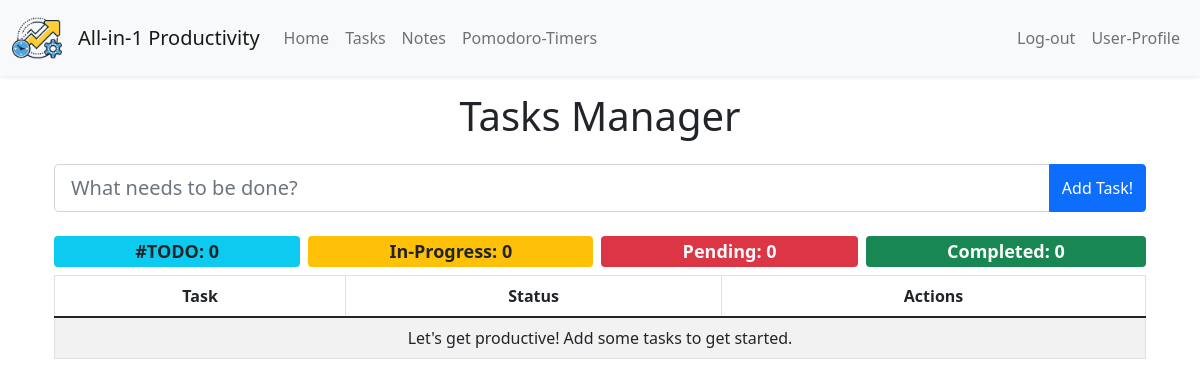
Page /tasks (signed in) on the earlier database version.
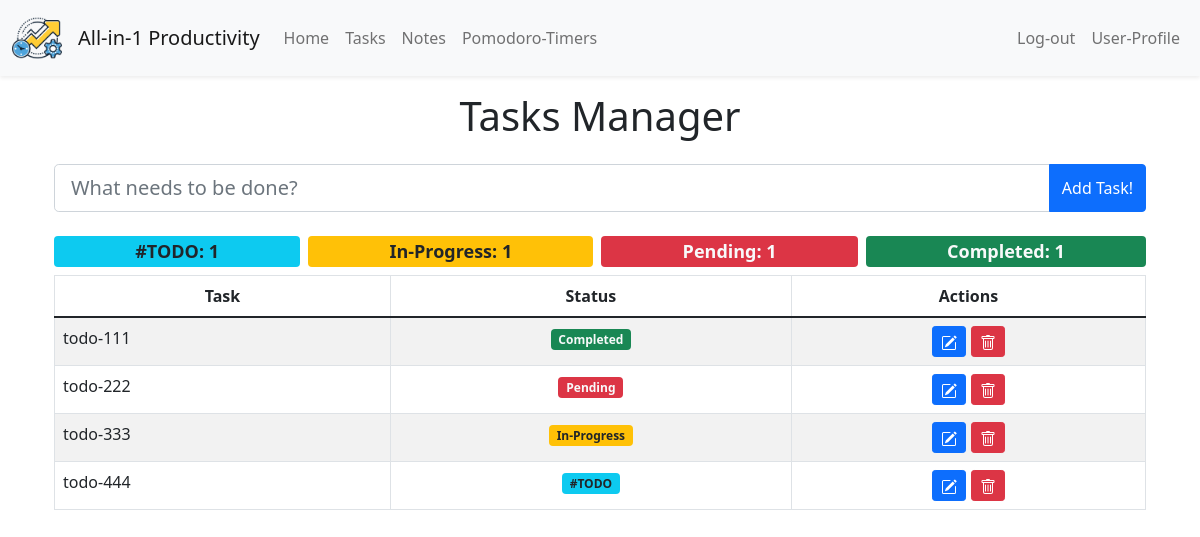
Same page on the later database version.
### tables this page shows
CREATE TABLE "tasks" (id INTEGER PRIMARY KEY AUTOINCREMENT NOT NULL, task TEXT NOT NULL, status TEXT NOT NULL DEFAULT 'not started', user_id INTEGER, FOREIGN KEY (user_id) REFERENCES users(id));

### app.py (the view)
@app.route('/tasks', methods=["GET"])
def tasks():
    tasks = db.execute("SELECT * FROM tasks WHERE user_id = ?", session["user_id"])
    return render_template("tasks.html", tasks=tasks, tasks_status_counter=count_tasks_group_by_status(tasks))

### app.py (called while the page is built)
@app.after_request
def after_request(response):
    response.headers["Cache-Control"] = "no-cache, no-store, must-revalidate"
    response.headers["Expires"] = 0
    response.headers["Pragma"] = "no-cache"
    return response

def count_tasks_group_by_status(tasks):
    tasks_status_count = {
        "not started": 0,
        "in progress": 0,
        "pending": 0,
        "completed": 0
    }
    for i in tasks:
        if i["status"] == "not started":
            tasks_status_count["not started"] += 1
        elif i["status"] == "in progress":
            tasks_status_count["in progress"] += 1
        elif i["status"] == "pending":
            tasks_status_count["pending"] += 1
        elif i["status"] == "completed":
            tasks_status_count["completed"] += 1
    return tasks_status_count

### templates/tasks.html (shortened to what this page needs)
{% extends "layout.html" %}
{% block main %}
<section class="to-do-container container d-flex flex-column">
  <h1 class="text-center mb-4">Tasks Manager</h1>
    <form action="/add_task" method="POST" class="mb-4">
      <div class="input-group">
        <input type="text" class="form-control form-control-lg" placeholder="What needs to be done?" name="task" autofocus required>
        <button type="submit" class="btn btn-primary">Add Task!</button>
      </div>
    </form>
    <h4>
      <div class="d-flex gap-2 justify-content-between">
        {% for status, count in tasks_status_counter.items() %}
          {% if status == "completed" %}
            <span class="badge flex-grow-1 bg-success text-light float-right">Completed: {{ count }}</span>
          {% elif status == "pending" %}
            <span class="badge flex-grow-1 bg-danger text-light float-right">Pending: {{ count }}</span>
          {% elif status == "in progress" %}
            <span class="badge flex-grow-1 bg-warning text-dark float-right ">In-Progress: {{ count }}</span>
          {% elif status == "not started" %}
            <span class="badge flex-grow-1 bg-info text-dark float-right">#TODO: {{ count }}</span>
          {% endif %}
        {% endfor %}
      </div>
    </h4>
    <table class="table table-striped table-bordered">
    <thead>
      <tr>
        <th class="text-center">Task</th>
        <th class="text-center">Status</th>
        <th class="text-center">Actions</th>
      </tr>
    </thead>
    <tbody>
      {% if not tasks %}
        <tr>
          <td class="text-center" colspan="3">
            Let's get productive! Add some tasks to get started.
          </td>
        </tr>
      {% else %}
        {% for row in tasks %}
          <tr>
            <td class="text-start">{{ row.task }}</td>
            <td class="text-center">
              {% if row.status == "completed" %}
                <span class="badge bg-success text-light">Completed</span>
              {% elif row.status == "pending" %}
                <span class="badge bg-danger text-light">Pending</span>
              {% elif row.status == "in progress" %}
                <span class="badge bg-warning text-dark">In-Progress</span>
              {% elif row.status == "not started" %}
                <span class="badge bg-info text-dark">#TODO</span>
              {% else %}
                {{ row.status }}
              {% endif %}
            </td>
          <td class="text-center">
            <form action="/edit_task/{{ row.id }}" method="GET" style="display: inline-block;">
              <button type="submit" class="btn btn-sm btn-primary">
              </button>
            </form>
            <form action="/del_task" method="POST" style="display: inline-block;">
              <button type="submit" class="btn btn-sm btn-danger" onclick="return confirm('Are you sure you want to delete this task?')">
              </button>
            </form>
          </td>
          </tr>
        {% endfor %}
      {% endif %}
    </tbody>
  </table>
</section>
{% endblock %}

### templates/layout.html (shortened to what this page needs)
<!DOCTYPE html>
<html>
<head>
  <link href="https://cdn.jsdelivr.net/npm/bootstrap@5.1.3/dist/css/bootstrap.min.css" rel="stylesheet">
</head>
<body>
  <nav class="navbar navbar-expand-md navbar-light bg-light shadow-sm">
    <div class="container-fluid">
        <img class="navbar-brand" src="/static/ico.png" alt="All-in-1 Productivity Icon" width="50">
      <a class="navbar-brand" href="/"> All-in-1 Productivity</a>
      <div class="collapse navbar-collapse" id="navbarSupportedContent">
        <ul class="navbar-nav me-auto mb-2 mb-lg-0">
          <li class="nav-item">
            <a class="nav-link" aria-current="page" href="/">Home</a>
          </li>
          {% if session["user_id"] %}
            <li class="nav-item">
              <a class="nav-link" href="/tasks">Tasks</a>
            </li>
            <li class="nav-item">
              <a class="nav-link" href="/notes">Notes</a>
            </li>
            <li class="nav-item">
              <a class="nav-link" href="/pomodoro">Pomodoro-Timers</a>
            </li>
          {% endif %}
        </ul>
        <ul class="navbar-nav ms-auto mb-2 mb-lg-0">
          {% if session["user_id"] %}
            <li class="nav-item">
              <a class="nav-link" href="/logout">Log-out</a>
            </li>
            <li class="nav-item">
              <a class="nav-link" href="/profile">User-Profile</a>
            </li>
          {% endif %}
        </ul>
      </div>
    </div>
  </nav>
  <main class="container mt-3"> {% block main %}
    {% endblock %}
  </main>
</body>
</html>

Differences in the rows shown:
added tasks: task "todo-111", status "Completed"
added tasks: task "todo-222", status "Pending"
added tasks: task "todo-333", status "In-Progress"
added tasks: task "todo-444", status "#TODO"
Other differences:
new list line: "#TODO: 1"
new list line: "In-Progress: 1"
new list line: "Pending: 1"
new list line: "Completed: 1"
list line gone: "#TODO: 0"
list line gone: "In-Progress: 0"
list line gone: "Pending: 0"
list line gone: "Completed: 0"
text no longer shown: "Let's get productive! Add some tasks to get started."
